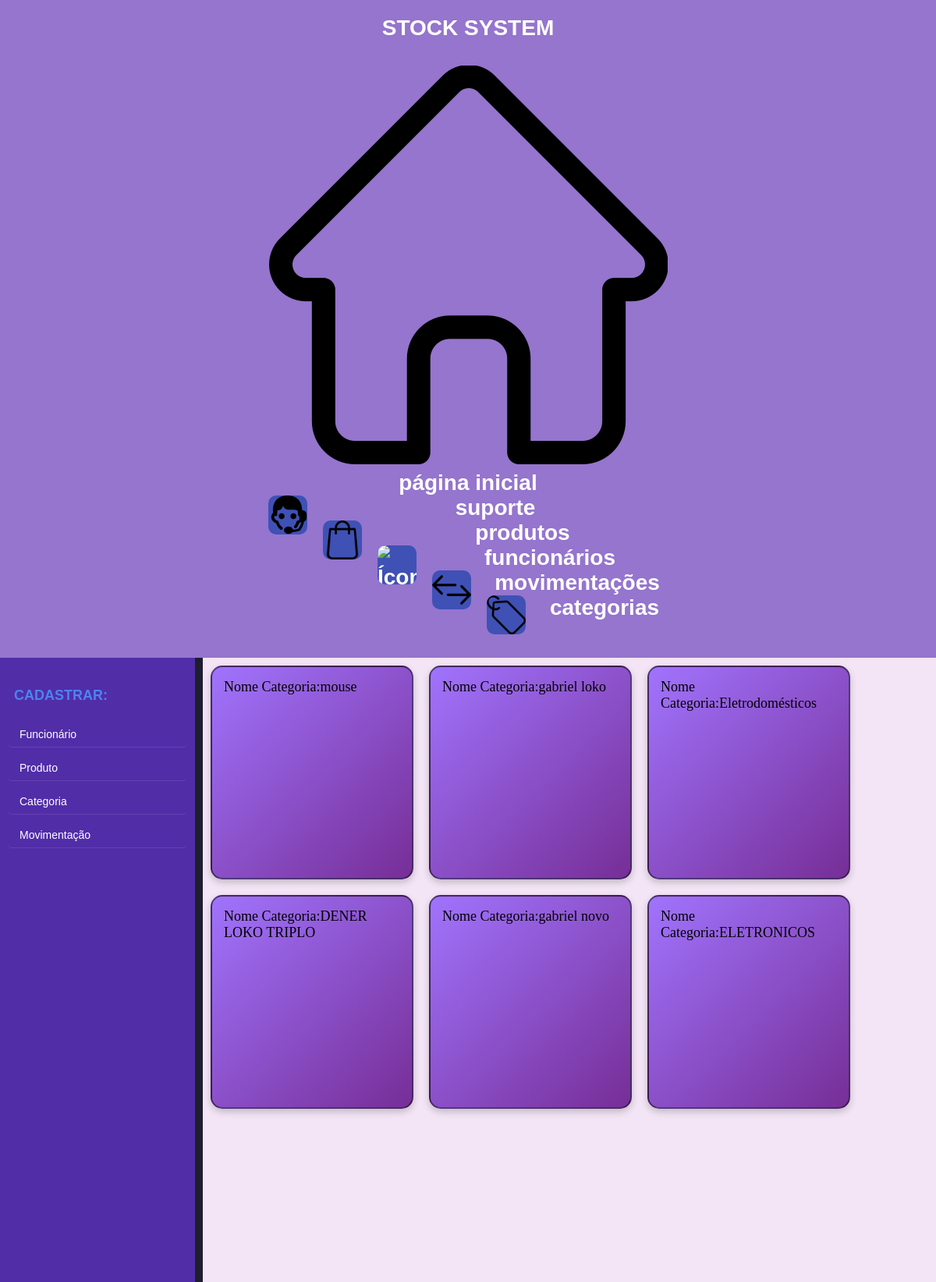
The page /categoria on the database as committed earlier.
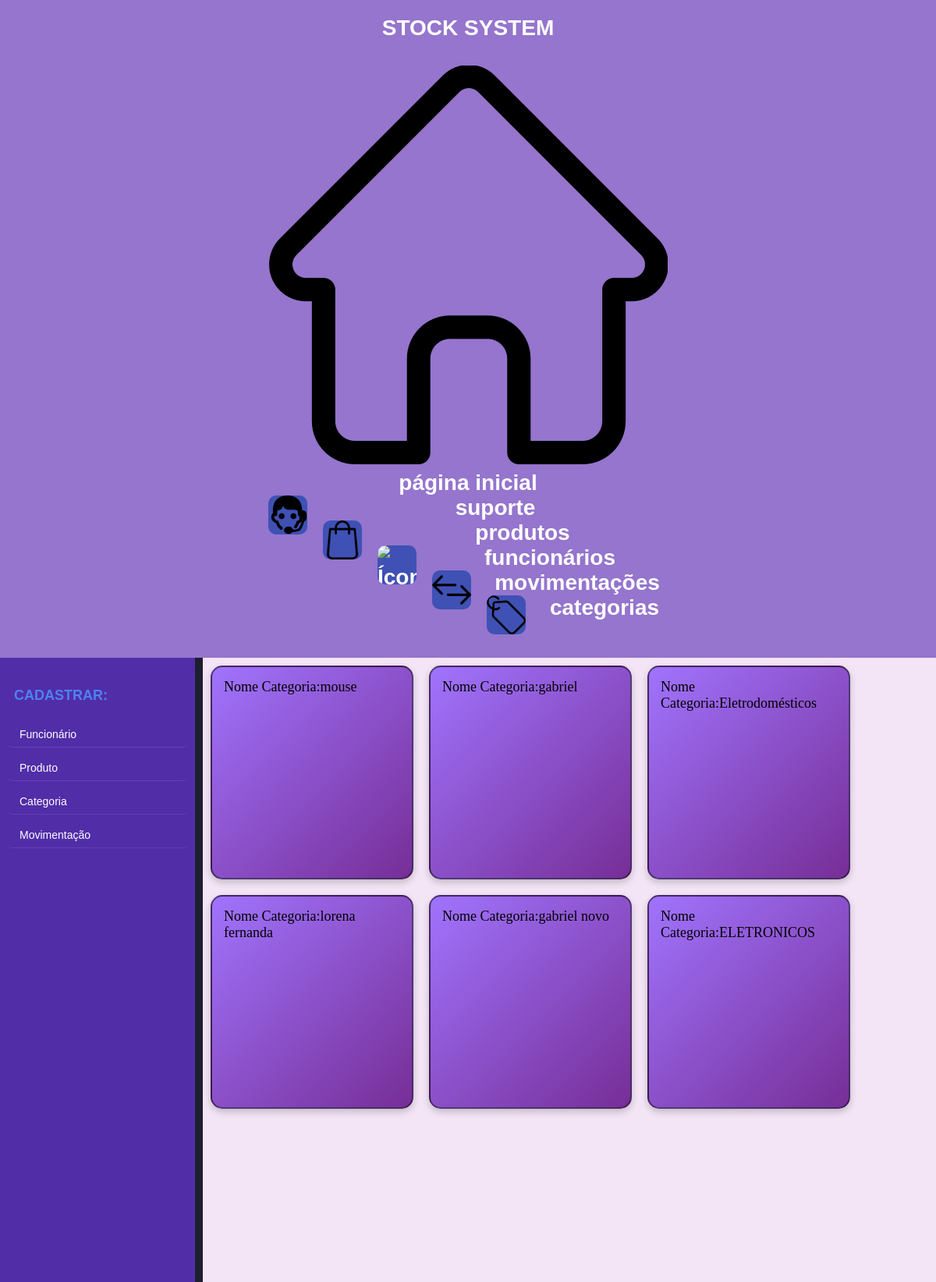
The same page on the database as committed later.
### models.py (models this page shows, shortened)
class Categoria(Base):
    __tablename__ = 'categoria'
    id = Column(Integer, primary_key=True)
    name_categoria = Column(String(20), nullable=False)
    def serialize_Categoria(self):
        dados_Categoria = {
            "id": self.id,
            "name_categoria": self.name_categoria,
        }
        return dados_Categoria

### app.py (the view)
@app.route('/categoria', methods=['GET'])
def categoria():
    sql_categoria = select(Categoria)
    resultado_categoria = db_session.execute(sql_categoria).scalars()
    lista_categoria = []
    for n in resultado_categoria:
        lista_categoria.append(n.serialize_Categoria())
        print((lista_categoria[-1]))
    return render_template('categoria.html',
                           lista_categoria=lista_categoria)

### templates/categoria.html
{% extends 'template.html' %}
{% block conteudo %}
{% for item in lista_categoria %}
<div class="conteudo">
    <p> Nome Categoria:{{item.name_categoria}} </p><br>
</div>
{% endfor %}
{% endblock conteudo %}

Rows that differ between the two databases and show on the page:
changed Categoria: name_categoria "gabriel loko" → "gabriel"
changed Categoria: name_categoria "DENER LOKO TRIPLO" → "lorena fernanda"
